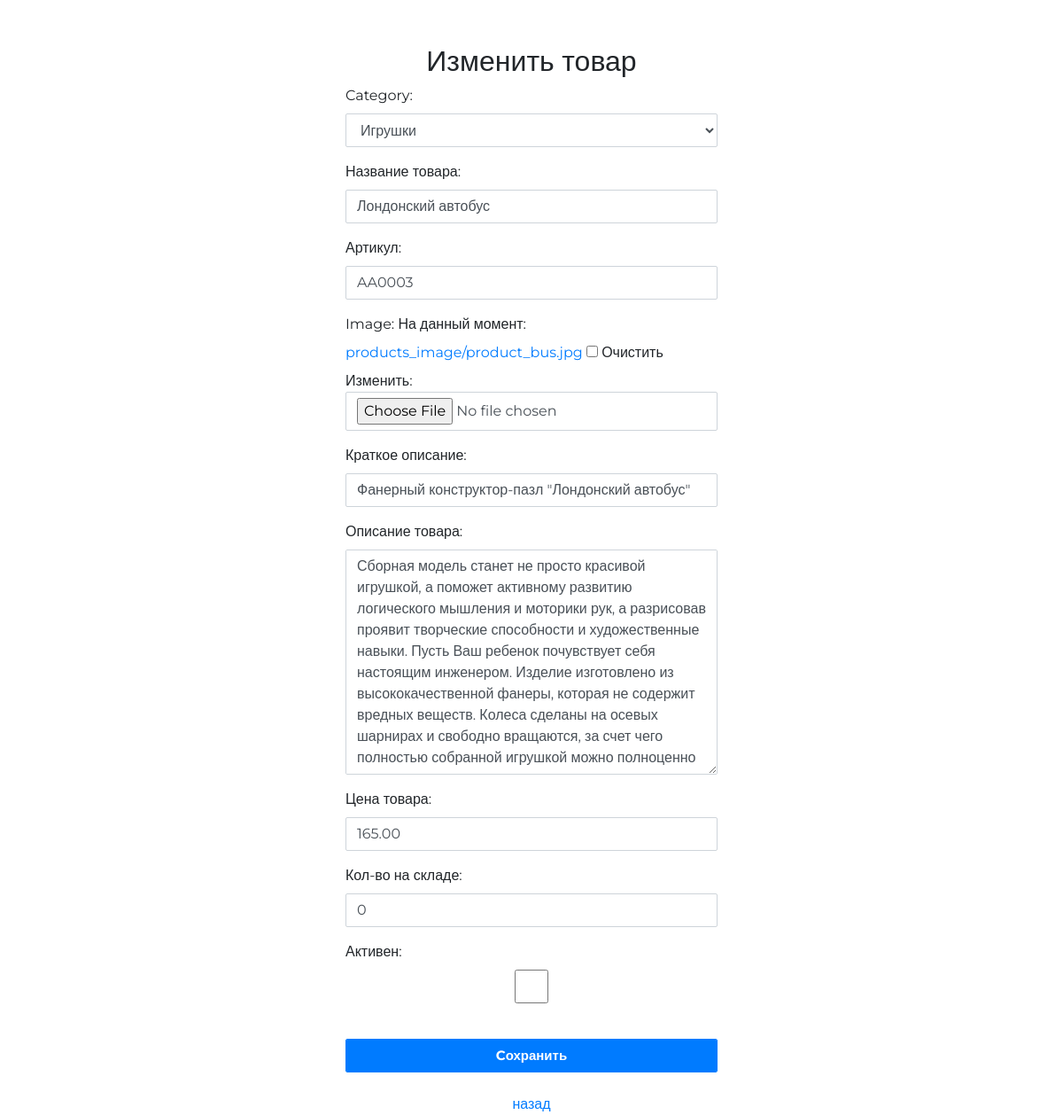
The app's page /administrator/product/update/7/ (signed in), older data.
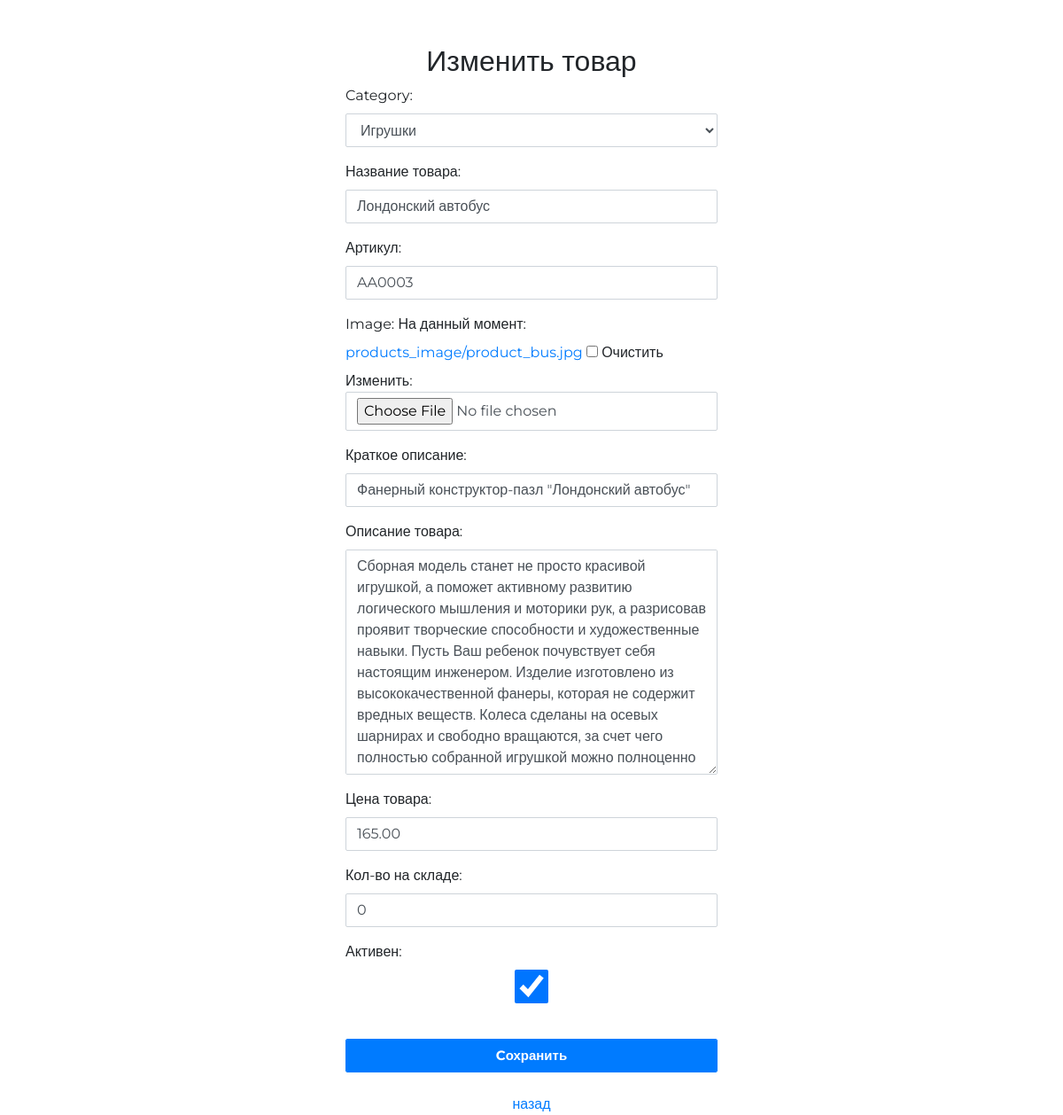
The same page, newer data.
### mainapp/models.py (models this page shows, shortened)
class Product(models.Model):
    category = models.ForeignKey(ProductCategory, on_delete=models.CASCADE)
    name = models.CharField(verbose_name='Название товара', max_length=128)
    vendor_id = models.CharField(verbose_name='Артикул', max_length=10, unique=True, blank=True)
    image = models.ImageField(upload_to='products_image', blank=True)
    short_descript = models.CharField(verbose_name='Краткое описание', max_length=64, blank=True)
    description = models.TextField(verbose_name='Описание товара', blank=True)
    price = models.DecimalField(verbose_name='Цена товара', max_digits=8, decimal_places=2, default=0)
    quantity = models.PositiveIntegerField(verbose_name='Кол-во на складе', default=0)
    is_active = models.BooleanField(verbose_name='активен', default=True)

### adminapp/views.py (the view)
# urls.py: re_path(r'^product/update/(?P<product_pk>\d+)/$', adminapp.product_update, name='product_update'),
@user_passes_test(lambda user: user.is_superuser)
def product_update(request, product_pk):
    title = 'Изменить товар'
    product = get_object_or_404(Product, pk=int(product_pk))
    category = product.category
    if request.method == 'POST':
        form = ProductEditForm(request.POST, request.FILES, instance=product)
        if form.is_valid():
            form.save()
            return HttpResponseRedirect(reverse('administrator:products', kwargs={'category_pk': category.pk}))
    else:
        form = ProductEditForm(instance=product)
    context = {
        'title': title,
        'category': category,
        'form': form,
    }
    return render(request, 'adminapp/product_edit.html', context)

### adminapp/forms.py
class ProductEditForm(forms.ModelForm):
    class Meta:
        model = Product
        fields = '__all__'
    def __init__(self, *args, **kwargs):
        super().__init__(*args, **kwargs)
        for field_name, field in self.fields.items():
            field.widget.attrs['class'] = 'form-control'
            field.help_text = ''

### mainapp/models.py (called while the page is built)
    def __str__(self):
        return self.name

### adminapp/templates/adminapp/product_edit.html (shortened to what this page needs)
{% extends 'authapp/base.html' %}
{% load staticfiles %}
{% block content %}
    <div class="register-form">
        <form method="post" enctype="multipart/form-data">
            <h2 class="text-center">{{ title }}</h2>
            {{ form.as_p}}
            <br>
            <input class="form-control btn btn-primary btn-block" type="submit" value="Cохранить">
        </form>
        <br>
           <p class="text-center"><a href="{% url 'administrator:products' category.pk %}" class="">назад</a></p>
    </div>
{% endblock %}

Row changes from the older to the newer data that the page shows:
changed Product "Игрушки": is_active "☐" → "☑"
